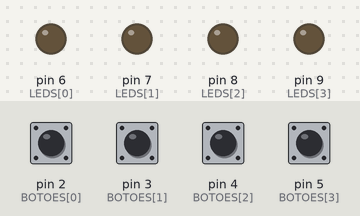
Recording of a sketch running on a simulated Arduino Uno, built with avr-gcc and run on an emulated ATmega328P. Parts: output pins drawn as LEDs (lit = HIGH). The inputs (shaded band) are chosen by the test bench; at power-on: pin 2 (BOTOES[0]), pin 3 (BOTOES[1]), pin 4 (BOTOES[2]), pin 5 (BOTOES[3]) HIGH. Random numbers use the default seed unless the sketch sets one.

Above: at 1.4 s.
1.5 s: pin 2 (BOTOES[0]) pulled LOW for 0.15 s
At 2.46 s:
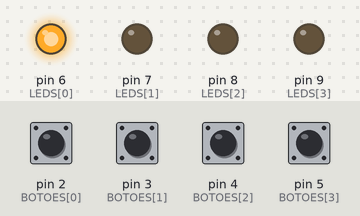
4.6 s: pin 3 (BOTOES[1]) pulled LOW for 0.15 s
At 5.76 s:
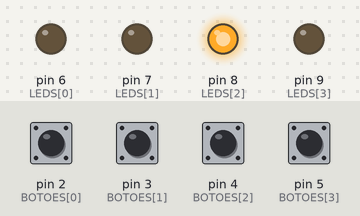
7.4 s: pin 3 (BOTOES[1]) pulled LOW for 1 s
At 10.1 s:
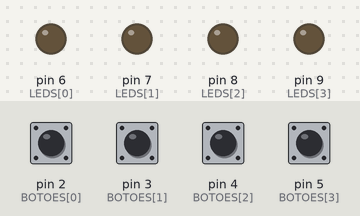
11.1 s: pin 2 (BOTOES[0]) pulled LOW for 1 s
At 13.11 s:
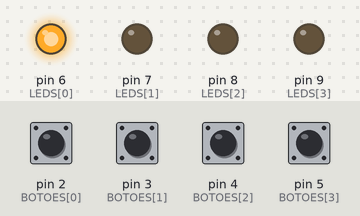
Timing chart, 0 to 14.8 s (numbered marks = the images above; inputs shaded):
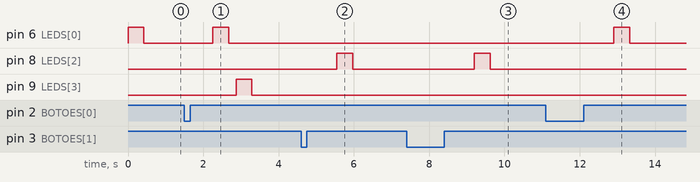

The sketch:

Projeto_104_Simon_Says_Simplificado.ino
```cpp
// Projeto 104 - Simon Says Simplificado
// Arduino Uno | Arduino Neon Lab

const byte LEDS[]={6,7,8,9}, BOTOES[]={2,3,4,5};
byte sequencia[12]; byte rodada=1;
void mostrar(byte n){ digitalWrite(LEDS[n],HIGH);delay(420);
  digitalWrite(LEDS[n],LOW);delay(200); }
void setup(){ for(byte i=0;i<4;i++){
  pinMode(LEDS[i],OUTPUT);pinMode(BOTOES[i],INPUT_PULLUP); }
  randomSeed(analogRead(A0)); sequencia[0]=random(4); }
void loop(){
  for(byte i=0;i<rodada;i++) mostrar(sequencia[i]);
  for(byte i=0;i<rodada;i++){
    byte escolha=255;
    while(escolha==255){ for(byte b=0;b<4;b++)
      if(digitalRead(BOTOES[b])==LOW) escolha=b; }
    while(digitalRead(BOTOES[escolha])==LOW) delay(10);
    if(escolha!=sequencia[i]){ rodada=1; sequencia[0]=random(4);delay(800);return; }
  }
  if(rodada<12) sequencia[rodada++]=random(4);
  else rodada=1;
  delay(600);
}
```

Measured:
- after the input at 1.5 s, pin 6 (LEDS[0]): LOW → HIGH after 0.75 s, → LOW 0.42 s later; pin 9 (LEDS[3]): LOW → HIGH after 1.4 s, → LOW 0.42 s later
- after the input at 4.6 s, pin 8 (LEDS[2]): LOW → HIGH after 0.95 s, → LOW 0.42 s later
- after the input at 7.4 s, pin 8 (LEDS[2]): LOW → HIGH after 1.8 s, → LOW 0.42 s later
- after the input at 11.1 s, pin 6 (LEDS[0]): LOW → HIGH after 1.8 s, → LOW 0.42 s later
